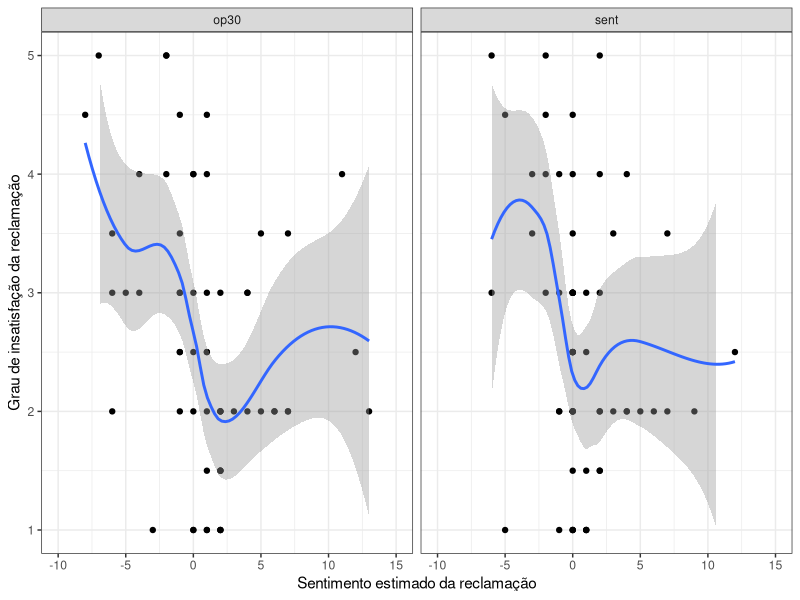
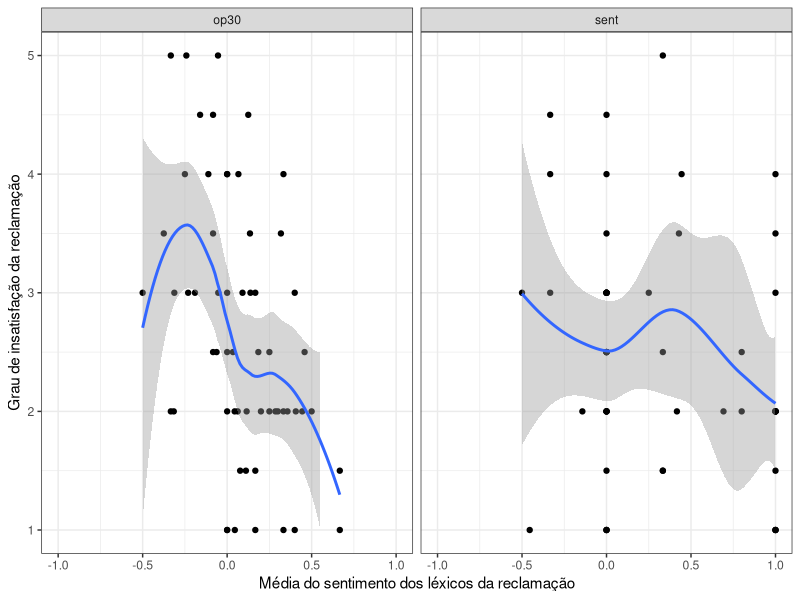
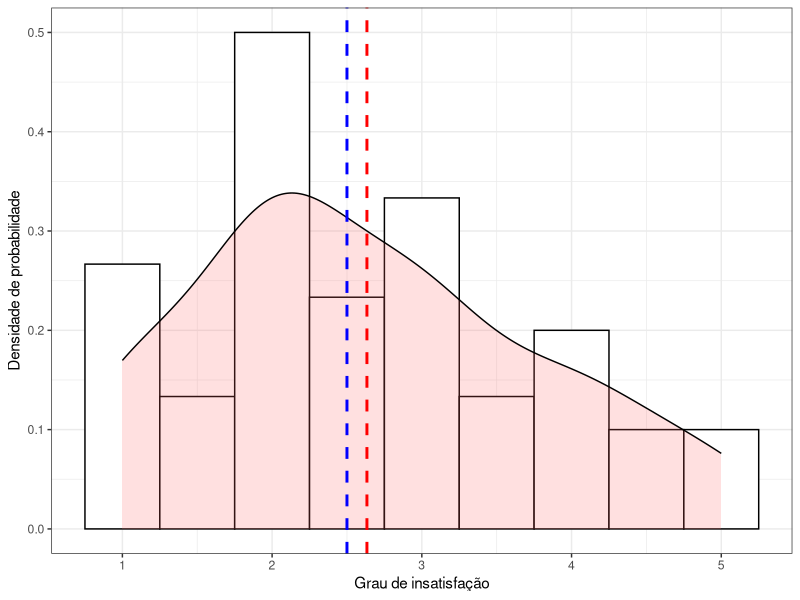
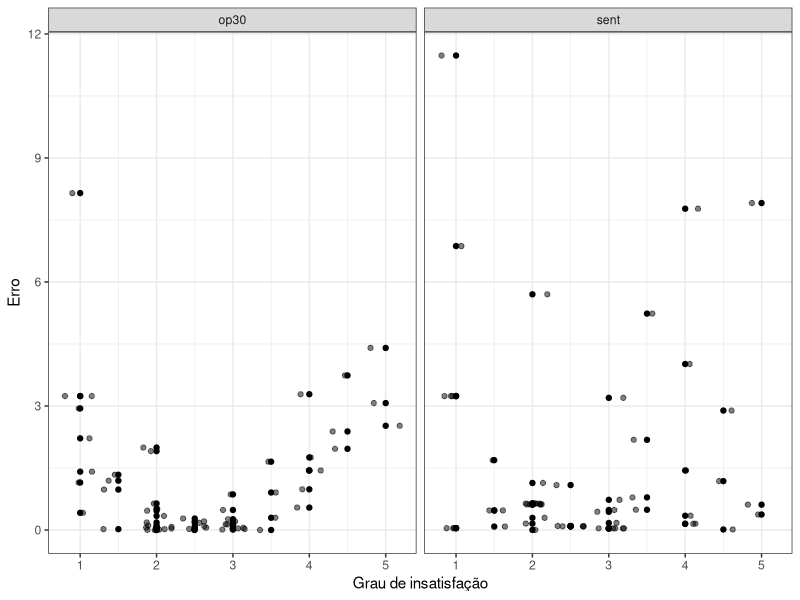
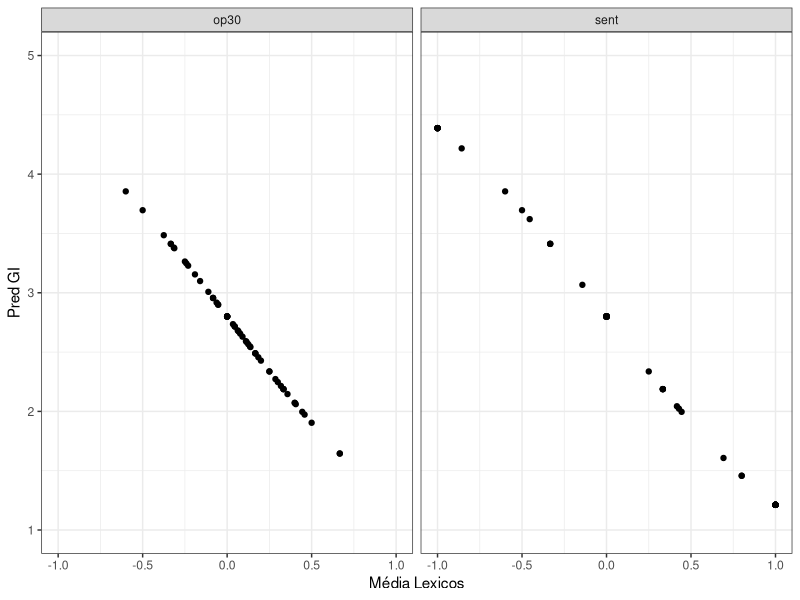
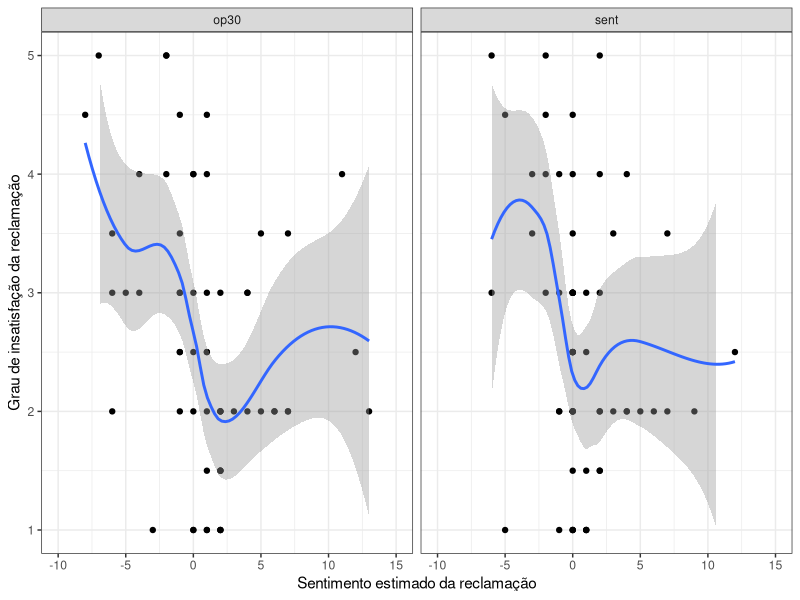
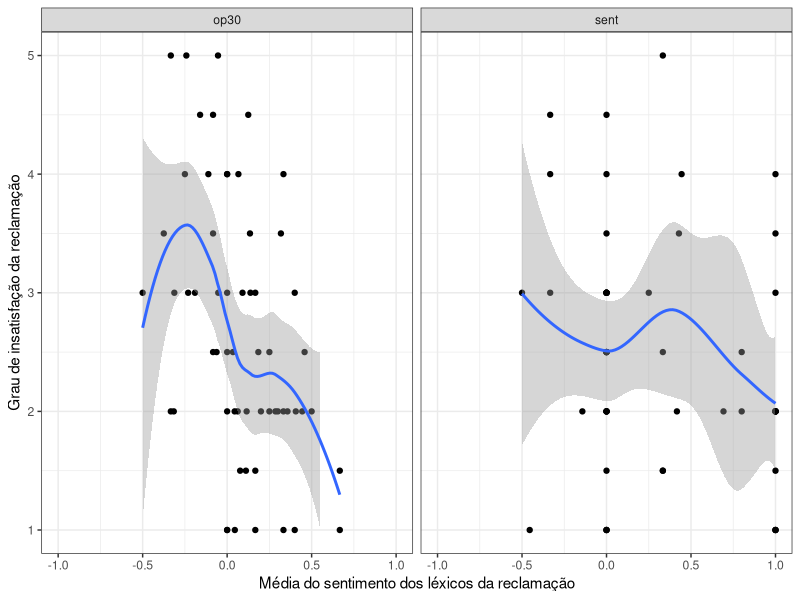
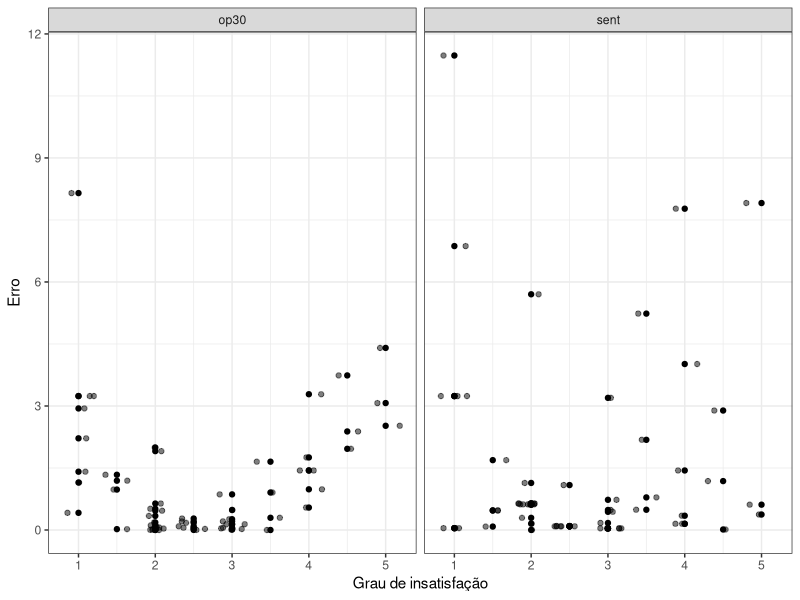

Write R code to recreate these figures, in order.
## ---- chunk 1
library(caret)
library(here)
library(tidyverse)
library(pracma)
theme_set(theme_bw())
knitr::opts_chunk$set(echo = TRUE)
## ---- chunk 2
observations <- read.csv(here("data/sentimentos/sentimento-tt.csv"))
robservations <- read.csv(here("data/sentimentos/sentimento.csv"))
## ---- chunk 3
for (x in sort(unique(observations$m_aval))) {
  soma = sum(observations$m_aval == x)
  print(paste(x, soma))
}
## ---- chunk 4
mean_feel <- function(senti, words) {
    values <- (senti/words)
    return (replace(values, is.na(values), 0))
}
op30 <- robservations %>%
    select(id, sentimento_op30, palavras_op30, palavras, m_aval) %>%
    rename(sentimento = sentimento_op30,
           palavras_texto = palavras,
           palavras_lexico = palavras_op30) %>%
    mutate(mean_sent_per_word = mean_feel(sentimento, palavras_lexico))
sent <- robservations %>%
    select(id, sentimento_sent, palavras_sent, palavras, m_aval) %>%
    rename(sentimento = sentimento_sent,
           palavras_texto = palavras,
           palavras_lexico = palavras_sent) %>%
    mutate(mean_sent_per_word = mean_feel(sentimento, palavras_lexico))

op30$Type <- "op30"
sent$Type <- "sent"

union <- rbind(op30, sent)
## ---- chunk 5
sum_feel <- ggplot(union[which(union$sentimento < 20),], aes(x = sentimento, y = m_aval)) +
    geom_point() +
    labs(x = "Sentimento estimado da reclamação",
         y = "Grau de insatisfação da reclamação") + 
    scale_x_continuous(limits = c(-10, 15)) + 
    scale_y_continuous(limits = c(1, 5), breaks = c(1:5)) + 
    facet_wrap(Type ~ .) +
    geom_smooth(formula = y ~ x)

sum_feel

ggsave("../resultados/points-sum-feel.png", sum_feel)

cor(op30$m_aval, op30$sentimento)
cor(sent$m_aval, sent$sentimento)

mean_feel <- ggplot(union[which(union$mean_sent_per_word > -0.52),], aes(x = mean_sent_per_word, y = m_aval )) +
    geom_point() + 
    labs(x = "Média do sentimento dos léxicos da reclamação",
         y = "Grau de insatisfação da reclamação") + 
    scale_x_continuous(limits = c(-1, 1)) + 
    scale_y_continuous(limits = c(1, 5), breaks = c(1:5)) + 
    facet_wrap(Type ~ .) +
    geom_smooth(formula = y ~ x)

mean_feel

ggsave("../resultados/points-mean-feel.png", mean_feel)

cor(op30$m_aval, op30$mean_sent_per_word)
cor(sent$m_aval, sent$mean_sent_per_word)

ggplot(observations, aes(x = m_aval)) +
     geom_histogram(aes(y=..density..),      # Histogram with density instead of count on y-axis
                   binwidth=.5,
                   colour="black", fill="white") +
    geom_density(alpha=.2, fill="#FF6666") +  # Overlay with transparent density plot
    geom_vline(aes(xintercept=mean(m_aval, na.rm=T)),   # Ignore NA values for mean
               color="red", linetype="dashed", size=1) +
    geom_vline(aes(xintercept=median(m_aval, na.rm=T)),   # Ignore NA values for mean
               color="blue", linetype="dashed", size=1) +
    labs(x = "Grau de insatisfação",
         y = "Densidade de probabilidade")
## ---- chunk 6
mean_lex <- union %>%
    group_by(id, Type) %>%
    summarise(real_gi = m_aval,
              pred_gi = (1 - sigmoid(mean_sent_per_word, a = 1.5, b = 0))*5 + 0.3,
              nosig = mean_sent_per_word)
## ---- chunk 7
mean_lex <- mean_lex %>% 
    mutate(erro = (real_gi - pred_gi)**2)

ModelMetrics::rmse(mean_lex[which(mean_lex$Type == "op30"), ]$real_gi, mean_lex[which(mean_lex$Type == "op30"), ]$pred_gi)

ModelMetrics::rmse(mean_lex[which(mean_lex$Type == "sent"), ]$real_gi, mean_lex[which(mean_lex$Type == "sent"), ]$pred_gi)
## ---- chunk 8
error_meanlex_plot <- mean_lex %>% 
    ggplot(aes(x = real_gi, y = erro, group = real_gi)) + 
    geom_point() +
    geom_jitter(alpha = .5)  +
    labs(x = "Grau de insatisfação",
         y = "Erro") +
    facet_wrap(~ Type)

error_meanlex_plot

ggsave("../resultados/error-mean-lex-points.png", error_meanlex_plot)

norm_func_meanlex_plot <- mean_lex %>% 
    ggplot(aes(x = nosig, y = pred_gi)) + 
    geom_point() +
    #geom_jitter(alpha = .5)  +
    scale_y_continuous(limits = c(1, 5), breaks = c(1:5)) + 
    labs(x = "Média Lexicos",
         y = "Pred GI") +
    facet_wrap(~ Type)

norm_func_meanlex_plot

ggsave("../resultados/norm-func-mean-lex-points.png", norm_func_meanlex_plot)
## ---- chunk 9
control <- trainControl(method = 'cv', number = 5)
regl <- train(m_aval ~ .,
              data = subset(op30, select = -c(id, Type)),
              method = "glm",
              trControl = control)
regl

print(varImp(regl, scale=FALSE))

pred_op30 <- subset(op30, select=c(id, m_aval))
pred_op30$prediction <- predict(regl, op30)
## ---- chunk 10
control <- trainControl(method = 'cv', number = 5)
regl <- train(m_aval ~ .,
                            data = subset(sent, select = -c(id, Type)),
                            method = "glm",
                            trControl = control)
regl

print(varImp(regl, scale=FALSE))

pred_sent <- subset(sent, select=c(id, m_aval))
pred_sent$prediction <- predict(regl, sent)
